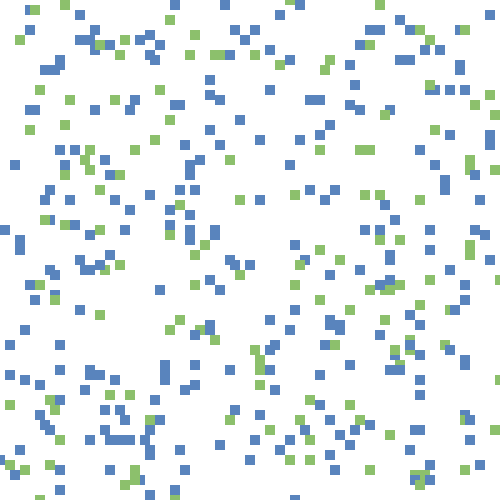
Frame 1 (no input)
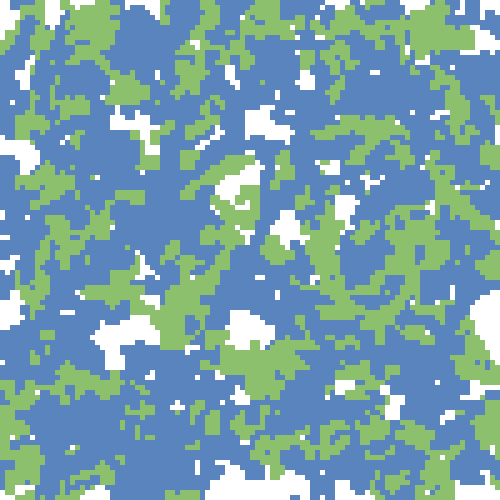
Frame 60 (the mouse pressed at the canvas centre just before this capture)
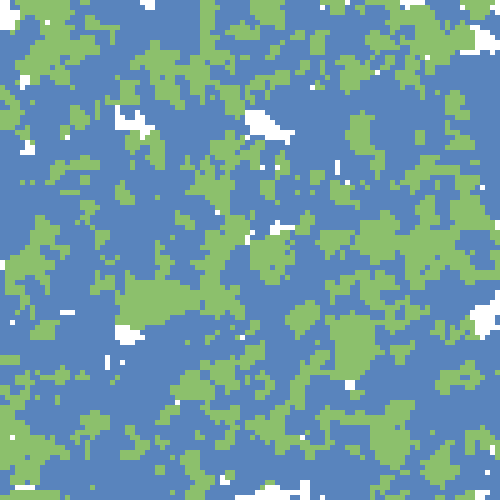
Frame 120 (the mouse held since frame 60 and released just before this capture)

The Processing sketch that drew these frames (run headless with seeded random() and noise(); from frame 60 on, the mouse is pressed at the canvas centre):

// Processing sketch: processing_24015
// ── processing_24015.pde

int num = 400;
int cub = 10;
 
Rwalk[] myRwalk = new Rwalk[num];
color [] myColor = new color[2];
 
 
void setup() {
  size(500,500);
  background(255);
  noStroke();
  smooth();
 
  myColor[0] = color(89,132,189,1000);
  myColor[1] = color(140,192,108,1000);
  //myColor[2] = color(232,210,88,30);
  //myColor[3] = color(153,0,0,30);
 
 
  for(int i=0; i < myRwalk.length; i++) {
    myRwalk[i] = new Rwalk();
  }
}
 
void draw() {
 
 
  for(int i=0; i < myRwalk.length; i++) {
    myRwalk[i].update();
    myRwalk[i].display();
  }
}
 
  class Rwalk {
    int x = int(random(0,int(width/cub)))*cub;
    int y = int(random(0,int(width/cub)))*cub;
    int z = int(random(0,int(width/cub)))*cub;
    float rectSize =cub;
    color colorChoice = myColor[floor(random(0,1.5))];
 
    Rwalk() {
    }
 
    void update () {
      x = x + (int(random(0,3))-1)*cub/2;
      y = y + (int(random(0,3))-1)*cub/2;
      z = z + (int(random(0,3))-1)*cub/2;
    }
 
    void display() {
      fill(colorChoice);
      rect(x,y,rectSize,rectSize);
    }
  }
